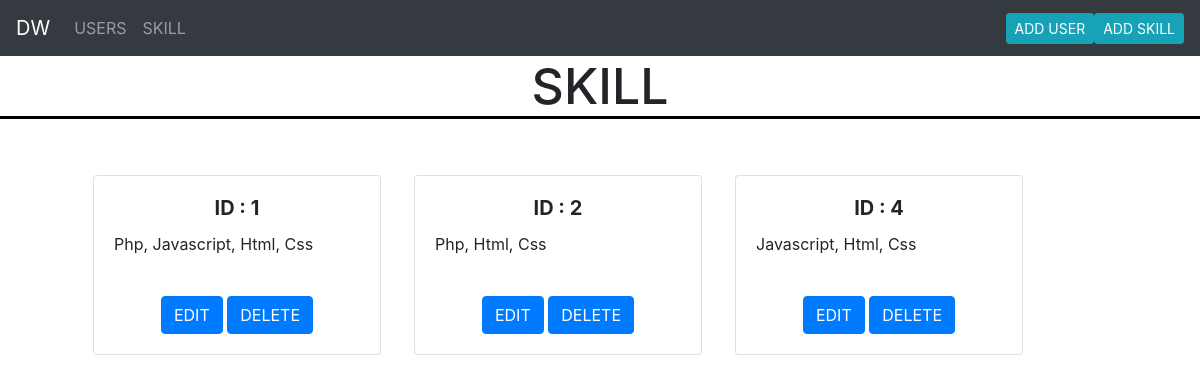
The app's page /skill.php with its own data.
### tables this page shows
CREATE TABLE `skill_tb` (
  `id` int(3) NOT NULL,
  `name_skill` varchar(200) NOT NULL,
  `user_id` int(3) NOT NULL
);

### functions.php (called while the page is built, shortened)
<?php
require("header.php");
$conn = mysqli_connect("localhost", "root", "", "dw_programmer");
function query($query)
{
    global $conn;
    $result = mysqli_query($conn, $query);
    $rows = [];
    while ($row = mysqli_fetch_assoc($result)) {
        $rows[] = $row;
    }
    return $rows;
}

### skill.php (the view, shortened to what this page needs)
<?php
require("functions.php");
$data = query("SELECT * FROM skill_tb ");
?>
<h1 class="header">SKILL</h1>
    <?php foreach ($data as $input) : ?>
<div class="container">
    <div class="row float-left ml-5 sm-5">
        <div class="card mt-5 " style="width: 18rem;">
            <div class="card-body">
                <h5 class="card-title font-weight-bold text-uppercase text-center">ID : <?= $input["user_id"]; ?></h5>
                <p class="card-text text-capitalize"><?= $input["name_skill"]; ?></p>
            </div>
            <div class="card-body m-auto">
                <a type="submit" class="btn btn-primary" name="submit" href="edit_skill.php?id=<?= $input['id'] ?>">EDIT</a>
                <a type="submit" class="btn btn-primary" name="submit" href="delete_skill.php?id=<?= $input['id'] ?>" onclick="return confirm('ingin menghapus data ini?');">DELETE</a>
            </div>
        </div>
    </div>
</div>
<?php endforeach; ?>
</body>
</html>

### style.css (style rules this page uses)
.header { text-align: center; font-size: 50px; border-bottom: 3px solid black; }

### records on screen
skill_tb: user "1", name_skill "Php, Javascript, Html, Css"
skill_tb: user "2", name_skill "Php, Html, Css"
skill_tb: user "4", name_skill "Javascript, Html, Css"
